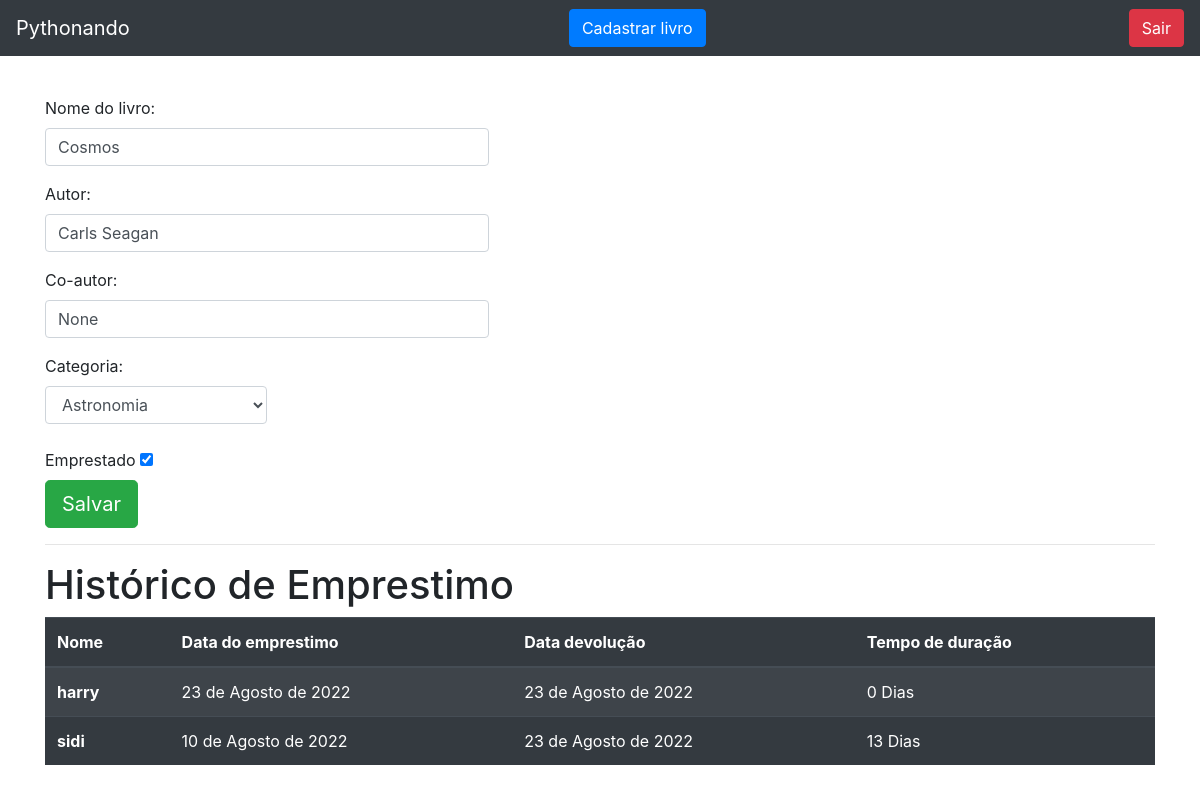
/livro/ver_livro/5 (signed in), run on the app's committed database.
### livro/models.py (models this page shows, shortened)
class Livros(models.Model):
    nome = models.CharField(max_length = 100)
    autor = models.CharField(max_length = 30)
    co_autor = models.CharField(max_length = 30, blank = True, null = True)
    data_cadastro = models.DateField(default = date.today)
    emprestado = models.BooleanField(default=False)
    categoria = models.ForeignKey(Categoria, on_delete=models.DO_NOTHING)
    usuario = models.ForeignKey(Usuario, on_delete=models.DO_NOTHING)
    class Meta:
        verbose_name = 'Livro'

class Emprestimos(models.Model):
    nome_emprestado = models.ForeignKey(Usuario, on_delete=models.DO_NOTHING,blank = True, null = True)
    nome_emprestado_anonimo = models.CharField(max_length = 30, blank = True, null = True)
    data_emprestimo = models.DateField(blank = True, null = True)
    data_devolucao = models.DateField(blank = True, null = True)
    livro = models.ForeignKey(Livros, on_delete=models.DO_NOTHING)

### usuarios/models.py (models this page shows)
class Usuario(models.Model):
    nome = models.CharField(max_length=30)
    email = models.EmailField()
    senha = models.CharField(max_length=64)
    def __str__(self) -> str:
        return self.nome

### livro/views.py (the view)
# urls.py: path('ver_livro/<int:id>', views.ver_livros, name='ver_livros'),#url dinamica
def ver_livros(request, id):
    if request.session.get('usuario'):
        livros = Livros.objects.get(id = id)
        if request.session.get('usuario') == livros.usuario.id:
            categoria_livro = Categoria.objects.filter(usuario = request.session.get('usuario'))
            emprestimos = Emprestimos.objects.filter(livro = livros)
            form = CadastroLivro()
            return render(request, 'ver_livro.html', {'livro': livros,
                                                      'categoria_livro': categoria_livro, 'emprestimos': emprestimos,
                                                      'usuario_logado':request.session.get('usuario'), 'form': form})
        else:
            return HttpResponse('este livro nao é seu')
    return redirect('/auth/login/?status=2')

### livro/forms.py
class CadastroLivro(forms.ModelForm):
    class Meta:
        model = Livros
        fields = '__all__'

### livro/models.py (called while the page is built)
    def __str__(self) -> str:
        return self.nome

### livro/templatetags/filtros.py (called while the page is built)
@register.filter
def mostra_duracao(value1, value2):
    return (value1 - value2).days

### livro/templates/ver_livro.html (shortened to what this page needs)
{% extends 'base.html' %}
{% load filtros %}
{% block 'conteudo' %}
<div class="container">
    <br>
      <p>
      <p>
        <label>Nome do livro:</label>
        <input style="width: 40%;" class="form-control" type="texte" value="{{livro.nome}}" name="nome_livro">
      </p>
      <p>
        <label>Autor:</label>
        <input style="width: 40%;" class="form-control" type="texte" value="{{livro.autor}}" name="autor">
      </p>
      <p>
        <label>Co-autor:</label>
        <input style="width: 40%;" class="form-control" type="texte" value="{{livro.co_autor}}" name="co_autor">
      </p>
      <label>Categoria:</label>
      <select style="width: 20%;" class="form-control" name="categoria">
        {% for i in categoria_livro %}
          {% if livro.categoria.nome == i.nome %}
            <option selected>{{i}}</option>
          {% else %}
            <option>{{i}}</option>
          {% endif %}
        {% endfor %}
      </select>
      <br>
      <label>Emprestado</label>
      <input type="checkbox" id="scales" name="scales" checked>
      <br>
      <input type="submit" class="btn btn-success btn-lg" value="Salvar">
    <hr>
    <h1>Histórico de Emprestimo</h1>
    <table class="table table-striped table-dark">
      <thead>
        <tr>
          <th scope="col">Nome</th>
          <th scope="col">Data do emprestimo</th>
          <th scope="col">Data devolução</th>
          <th scope="col">Tempo de duração</th>
        </tr>
      </thead>
      <tbody>
        {% for i in emprestimos%}
          <tr>
            {% if i.nome_emprestado_anonimo == None %}
            <th scope="row">{{i.nome_emprestado}}</th>
            {% else %}
            <th scope="row">{{i.nome_emprestado_anonimo}}</th>
            {% endif %}
            <td>{{i.data_emprestimo}}</td>
            <td>{{i.data_devolucao}}</td>
            <td>{{i.data_devolucao|mostra_duracao:i.data_emprestimo}} Dias</td>
          </tr>
        {% endfor %}
      </tbody>
    </table>
    </div>
{% endblock %}

### data on the page
Livros: nome_livro "Cosmos", autor "Carls Seagan", co_autor "None"
Emprestimos: nome_emprestado "harry", data_emprestimo "23 de Agosto de 2022", data_devolucao "23 de Agosto de 2022", data_devolucao|mostra_duracao "0"
Emprestimos: nome_emprestado "sidi", data_emprestimo "10 de Agosto de 2022", data_devolucao "23 de Agosto de 2022", data_devolucao|mostra_duracao "13"

### other printed values
form field categoria "Astronomia"
